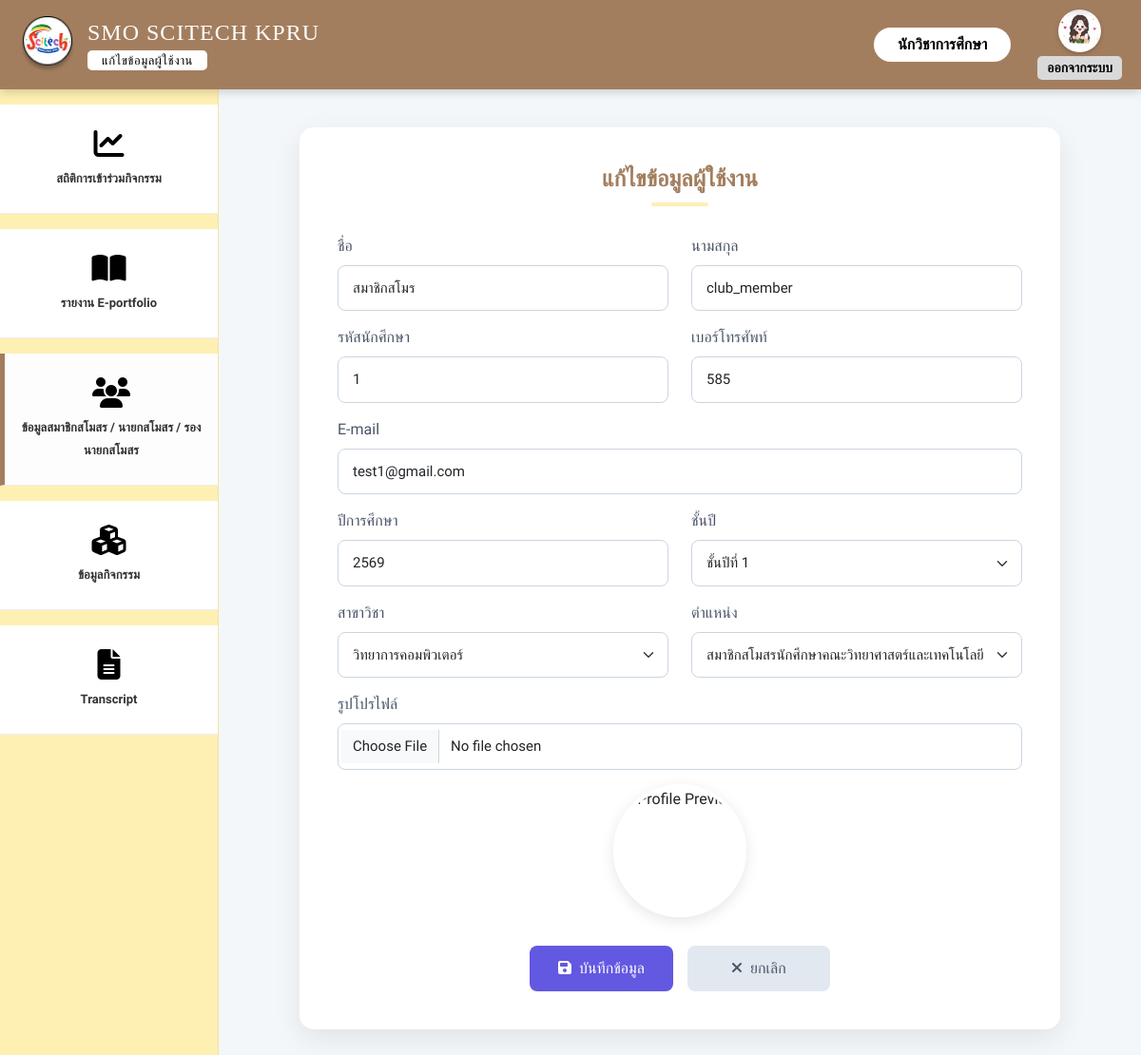
/edit_user.php?user_id=18 (signed in), run on the app's committed database.
### tables this page shows
CREATE TABLE `users` (
  `user_id` int(11) NOT NULL,
  `first_name` varchar(100) NOT NULL,
  `last_name` varchar(100) NOT NULL,
  `profile_image` varchar(255) DEFAULT 'default.png',
  `idstudent` varchar(191) DEFAULT NULL,
  `email` varchar(255) DEFAULT NULL,
  `phone` varchar(20) DEFAULT NULL COMMENT 'เบอร์โทรศัพท์',
  `about_me` text DEFAULT NULL,
  `password` varchar(255) NOT NULL,
  `academic_year` varchar(4) DEFAULT NULL,
  `year_level` varchar(50) DEFAULT NULL,
  `department` varchar(100) DEFAULT NULL,
  `reset_token` varchar(255) DEFAULT NULL,
  `reset_expiry` datetime DEFAULT NULL,
  `status` enum('active','inactive') NOT NULL DEFAULT 'active',
  `userrole` enum('executive','academic_officer','club_president','club_member') DEFAULT NULL,
  `membership_status` enum('pending','member','no_member') NOT NULL DEFAULT 'pending',
  `created_at` timestamp NOT NULL DEFAULT current_timestamp(),
  `deleted_at` datetime DEFAULT NULL,
  `hard_skill_computer` varchar(255) DEFAULT NULL,
  `comp_level` varchar(50) DEFAULT NULL,
  `hard_skill_lang` varchar(255) DEFAULT NULL,
  `lang_listen` varchar(50) DEFAULT NULL,
  `lang_speak` varchar(50) DEFAULT NULL,
  `lang_read` varchar(50) DEFAULT NULL,
  `lang_write` varchar(50) DEFAULT NULL
);

### edit_user.php (the view, shortened to what this page needs)
<?php
require 'db.php';
$user_id = $_GET['user_id'];
$sql = "SELECT * FROM users WHERE user_id = ?";
$stmt = $conn->prepare($sql);
$stmt->bind_param("i", $user_id);
$stmt->execute();
$result = $stmt->get_result();
$row = $result->fetch_assoc();
$logged_in_user_id = $_SESSION['user_id'];
$stmt_profile = $conn->prepare("SELECT profile_image FROM users WHERE user_id = ?");
$stmt_profile->bind_param("i", $logged_in_user_id);
$stmt_profile->execute();
$res_profile = $stmt_profile->get_result();
$user_data = $res_profile->fetch_assoc();
$admin_profile_image = !empty($user_data['profile_image']) ? $user_data['profile_image'] : 'default.png';
?>
<!DOCTYPE html>
<html lang="th">
<head>
    <link href="https://cdn.jsdelivr.net/npm/bootstrap@5.3.0/dist/css/bootstrap.min.css" rel="stylesheet">
    <link href="https://cdnjs.cloudflare.com/ajax/libs/font-awesome/6.4.0/css/all.min.css" rel="stylesheet">
</head>
<body>
    <div class="wrapper">
        <nav class="top-navbar">
            <div class="brand-section">
                <img src="img/logo.png" alt="Logo" class="brand-logo">
                <div style="display: flex; flex-direction: column; align-items: flex-start; line-height: 1.2;">
                    <span class="brand-name">SMO SCITECH KPRU</span>
                    <span class="text-page-pill-btn mt-1">แก้ไขข้อมูลผู้ใช้งาน</span>
                </div>
            </div>
            <div class="d-flex align-items-center">
                <span class="d-none d-sm-block fw-bold me-2 login-pill-btn">
                    <?php echo htmlspecialchars($_SESSION['first_name'] ?? 'ผู้ใช้งาน'); ?>
                </span>
                <div class="logout-area">
                    <a href="user_management.php">
                        <img src="uploads/profiles/<?php echo htmlspecialchars($admin_profile_image); ?>" alt="Profile"
                            style="width: 45px; height: 45px; border-radius: 50%; object-fit: cover; box-shadow: 0 2px 5px rgba(0,0,0,0.2);">
                    </a>
                    <a href="logout.php" class="logout-text mt-1">ออกจากระบบ</a>
                </div>
            </div>
        </nav>
        <div class="main-wrapper">
            <aside class="sidebar">
                <a href="admin_report_activity.php" class="sidebar-item mt-3 mb-3">
                    <i class="fa-solid fa-chart-line"></i>
                    <span>สถิติการเข้าร่วมกิจกรรม</span>
                </a>
                <a href="admin_e-portfolio.php" class="sidebar-item mb-3">
                    <i class="fa-solid fa-book-open"></i>
                    <span>รายงาน E-portfolio</span>
                </a>
                <?php if (isset($_SESSION['userrole']) && $_SESSION['userrole'] === 'academic_officer'): ?>
                <a href="admin_user_management.php" class="sidebar-item mb-3"
                    style="background: #FDFDFD; border-left: 5px solid var(--top-bar-bg);">
                    <i class="fa-solid fa-users"></i>
                    <span>ข้อมูลสมาชิกสโมสร / นายกสโมสร / รองนายกสโมสร </span>
                </a>
                <?php endif; ?>
                <?php if (isset($_SESSION['userrole']) && $_SESSION['userrole'] !== 'executive'): ?>
                <a href="admin_activity.php" class="sidebar-item mb-3">
                    <i class="fa-solid fa-cubes"></i>
                    <span>ข้อมูลกิจกรรม</span>
                </a>
                <?php endif; ?>
                <?php if (isset($_SESSION['userrole']) && in_array($_SESSION['userrole'], ['academic_officer', 'club_president'])): ?>
                <a href="admin_transcript.php" class="sidebar-item">
                    <i class="fa-solid fa-file-lines"></i>
                    <span>Transcript</span>
                </a>
                <?php endif; ?>
            </aside>
            <main class="content-area">
                <div class="form-card">
                    <h2 class="form-title">แก้ไขข้อมูลผู้ใช้งาน</h2>
                    <form action="update_user.php" method="POST" enctype="multipart/form-data">
                        <div class="row mb-3">
                            <div class="col-md-6 mb-3 mb-md-0">
                                <label for="first_name" class="form-label">ชื่อ</label>
                                <input class="form-control" type="text" id="first_name" name="first_name"
                                    value="<?= htmlspecialchars($row['first_name']) ?>" required>
                            </div>
                            <div class="col-md-6">
                                <label for="last_name" class="form-label">นามสกุล</label>
                                <input class="form-control" type="text" id="last_name" name="last_name"
                                    value="<?= htmlspecialchars($row['last_name']) ?>" required>
                            </div>
                        </div>
                        <div class="row mb-3">
                            <div class="col-md-6 mb-3 mb-md-0">
                                <label for="idstudent" class="form-label">รหัสนักศึกษา</label>
                                <input class="form-control" type="text" id="idstudent" name="idstudent"
                                    value="<?= htmlspecialchars($row['idstudent']) ?>" required>
                            </div>
                            <div class="col-md-6">
                                <label for="phone" class="form-label">เบอร์โทรศัพท์</label>
                                <input class="form-control" type="tel" id="phone" name="phone"
                                    value="<?= htmlspecialchars($row['phone'] ?? '') ?>">
                            </div>
                        </div>
                        <div class="row mb-3">
                            <div class="col-md-12">
                                <label for="email" class="form-label">E-mail</label>
                                <input class="form-control" type="email" id="email" name="email"
                                    value="<?= htmlspecialchars($row['email']) ?>" required>
                            </div>
                        </div>
                        <div class="row mb-3">
                            <div class="col-md-6 mb-3 mb-md-0">
                                <label for="academic_year" class="form-label">ปีการศึกษา</label>
                                <input class="form-control" type="text" id="academic_year" name="academic_year"
                                    value="<?= htmlspecialchars($row['academic_year']) ?>" required>
                            </div>
                            <div class="col-md-6">
                                <label for="year_level" class="form-label">ชั้นปี</label>
                                <select class="form-select" id="year_level" name="year_level" required>
                                    <?php
                                    $year_levels = ["ชั้นปีที่ 1", "ชั้นปีที่ 2", "ชั้นปีที่ 3", "ชั้นปีที่ 4", "อื่นๆ"];
                                    foreach ($year_levels as $yl) {
                                        $selected = ($row['year_level'] == $yl) ? 'selected' : '';
                                        echo "<option value=\"$yl\" $selected>$yl</option>";
                                    }
                                    ?>
                                </select>
                            </div>
                        </div>
                        <div class="row mb-3">
                            <div class="col-md-6 mb-3 mb-md-0">
                                <label for="department" class="form-label">สาขาวิชา</label>
                                <select class="form-select" id="department" name="department" required>
                                    <?php
                                    $departments = [
                                        "วิทยาการคอมพิวเตอร์", "เทคโนโลยีสารสนเทศ", "นวัตกรรมและธุรกิจอาหาร",
                                        "สาธารณสุขศาสตร์", "เคมี (วท.บ.)", "วิทยาศาสตร์และเทคโนโลยีสิ่งแวดล้อม",
                                        "ฟิสิกส์", "เคมี (ค.บ.)", "ชีววิทยา", "คณิตศาสตร์ประยุกต์", "อื่นๆ"
                                    ];
                                    foreach ($departments as $dept) {
                                        $selected = ($row['department'] == $dept) ? 'selected' : '';
                                        echo "<option value=\"$dept\" $selected>$dept</option>";
                                    }
                                    ?>
                                </select>
                            </div>
                            <div class="col-md-6">
                                <label for="userrole" class="form-label">ตำแหน่ง</label>
                                <select class="form-select" id="userrole" name="userrole" required>
                                    <option value="club_member"
                                        <?= ($row['userrole'] == 'club_member') ? 'selected' : ''; ?>>
                                        สมาชิกสโมสรนักศึกษาคณะวิทยาศาสตร์และเทคโนโลยี</option>
                                </select>
                            </div>
                        </div>
                        <div class="row mb-4">
                            <div class="col-md-12">
                                <label for="profile_image" class="form-label">รูปโปรไฟล์</label>
                                <input type="file" id="profile_image" name="profile_image" class="form-control"
                                    accept="image/*" onchange="previewImage(event)" required>
                                <div class="profile-preview-wrapper">
                                    <?php
                                    $image_src = "uploads/profiles/default.png";
                                    ?>
                                    <img id="preview" src="<?= $image_src ?>" alt="Profile Preview"
                                        class="profile-preview">
                                </div>
                            </div>
                        </div>
                        <div class="btn-group-custom">
                            <button type="submit" class="btn btn-submit">
                                <i class="fa-solid fa-floppy-disk me-1"></i> บันทึกข้อมูล
                            </button>
                            <button type="button" onclick="window.location.href='admin_user_management.php'"
                                class="btn btn-cancel">
                                <i class="fa-solid fa-xmark me-1"></i> ยกเลิก
                            </button>
                        </div>
                    </form>
                </div>
            </main>
        </div>
    </div>
</body>
</html>

### edit_user.php (style rules this page uses)
:root { --top-bar-bg: #A37E5E; --yellow-sidebar: #FEEFB3; --light-bg: #F4F7FA; --btn-blue: #6358E1; --btn-blue-hover: #4e44b8; }
body, html { height: 100%; margin: 0; font-family: 'Sarabun', sans-serif; background-color: var(--light-bg); overflow-x: hidden; }
.wrapper { display: flex; flex-direction: column; min-height: 100vh; }
.top-navbar { background-color: var(--top-bar-bg); min-height: 80px; display: flex; align-items: center; padding: 10px 20px; justify-content: space-between; color: white; box-shadow: 0 2px 10px rgba(0, 0, 0, 0.2); z-index: 100; position: sticky; top: 0; }
.brand-section { display: flex; align-items: center; gap: 12px; }
.brand-logo { width: 60px; height: 60px; }
.brand-name { font-size: clamp(16px, 4vw, 24px); font-family: serif; letter-spacing: 1px; white-space: nowrap; }
.login-pill-btn { background: white; color: black; padding: 6px 25px; border-radius: 50px; text-decoration: none; font-weight: bold; font-size: 16px; transition: 0.3s; }
.text-page-pill-btn { background: white; color: black; padding: 3px 15px; border-radius: 5px; text-decoration: none; font-size: 13px; letter-spacing: 0.5px; font-weight: 500; }
.logout-area { text-align: center; margin-left: 20px; }
.logout-text { color: #000; font-weight: bold; text-decoration: none; font-size: 14px; background: #D9D9D9; padding: 2px 10px; border-radius: 5px; display: block; }
.main-wrapper { display: flex; flex: 1; position: relative; }
.sidebar { width: 230px; background-color: var(--yellow-sidebar); flex-shrink: 0; display: flex; flex-direction: column; border-right: 1px solid rgba(0, 0, 0, 0.05); transition: 0.3s ease-in-out; z-index: 99; }
.sidebar-item { background: white; padding: 25px 10px; text-align: center; border-bottom: 1px solid #eee; text-decoration: none; color: #333; display: block; transition: all 0.3s ease; }
.sidebar-item i { font-size: 32px; display: block; margin-bottom: 8px; color: #000; }
.sidebar-item span { font-weight: bold; font-size: 13px; }
.content-area { flex-grow: 1; padding: 40px 20px; display: flex; justify-content: center; align-items: flex-start; }
.form-card { background: #ffffff; border-radius: 15px; box-shadow: 0 10px 30px rgba(0, 0, 0, 0.08); width: 100%; max-width: 800px; padding: 40px; border: none; font-family: 'Prompt', sans-serif; }
.form-title { color: var(--top-bar-bg); font-weight: 600; text-align: center; margin-bottom: 30px; position: relative; font-size: 24px; }
.form-title::after { content: ''; width: 60px; height: 4px; background-color: var(--yellow-sidebar); display: block; margin: 10px auto 0; border-radius: 2px; }
.form-label { font-weight: 500; color: #4a5568; }
.form-control, .form-select { border-radius: 8px; padding: 12px 15px; border: 1px solid #cbd5e1; font-size: 15px; transition: border-color 0.3s, box-shadow 0.3s; }
.profile-preview-wrapper { text-align: center; margin-top: 15px; }
.profile-preview { width: 140px; height: 140px; object-fit: cover; border-radius: 50%; border: 4px solid #fff; box-shadow: 0 4px 15px rgba(0, 0, 0, 0.1); display: inline-block; }
.btn-submit { background-color: var(--btn-blue); color: white; font-weight: 500; padding: 12px 30px; border-radius: 8px; border: none; transition: all 0.3s; min-width: 150px; }
.btn-cancel { background-color: #e2e8f0; color: #4a5568; font-weight: 500; padding: 12px 30px; border-radius: 8px; border: none; transition: all 0.3s; min-width: 150px; }
.btn-group-custom { display: flex; justify-content: center; gap: 15px; margin-top: 30px; }

### data on the page
users: profile_image (picture)
users: first_name "สมาชิกสโมร", last_name "club_member", idstudent "1", phone "585", email "test1@gmail.com", academic_year "2569", userrole "สมาชิกสโมสรนักศึกษาคณะวิทยาศาสตร์และเทคโนโลยี"

### other printed values
$_SESSION['first_name'] "นักวิชาการศึกษา"
form field year_level "ชั้นปีที่ 1"
form field department "วิทยาการคอมพิวเตอร์"
